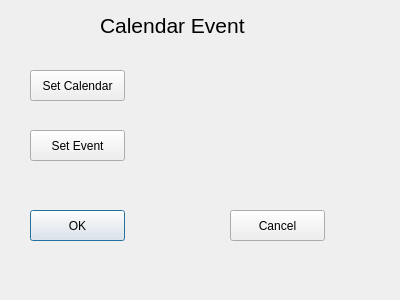
<?xml version="1.0" encoding="UTF-8"?>
<ui version="4.0">
 <class>plan</class>
 <widget class="QDialog" name="plan">
  <property name="geometry">
   <rect>
    <x>0</x>
    <y>0</y>
    <width>400</width>
    <height>300</height>
   </rect>
  </property>
  <property name="windowTitle">
   <string>Dialog</string>
  </property>
  <widget class="QLabel" name="label">
   <property name="geometry">
    <rect>
     <x>100</x>
     <y>10</y>
     <width>151</width>
     <height>31</height>
    </rect>
   </property>
   <property name="font">
    <font>
     <pointsize>16</pointsize>
    </font>
   </property>
   <property name="text">
    <string>Calendar Event</string>
   </property>
  </widget>
  <widget class="QPushButton" name="pushButton">
   <property name="geometry">
    <rect>
     <x>30</x>
     <y>210</y>
     <width>95</width>
     <height>31</height>
    </rect>
   </property>
   <property name="text">
    <string>OK</string>
   </property>
  </widget>
  <widget class="QPushButton" name="pushButton_2">
   <property name="geometry">
    <rect>
     <x>30</x>
     <y>70</y>
     <width>95</width>
     <height>31</height>
    </rect>
   </property>
   <property name="text">
    <string>Set Calendar</string>
   </property>
  </widget>
  <widget class="QPushButton" name="pushButton_3">
   <property name="geometry">
    <rect>
     <x>30</x>
     <y>130</y>
     <width>95</width>
     <height>31</height>
    </rect>
   </property>
   <property name="text">
    <string>Set Event</string>
   </property>
  </widget>
  <widget class="QPushButton" name="pushButton_4">
   <property name="geometry">
    <rect>
     <x>230</x>
     <y>210</y>
     <width>95</width>
     <height>31</height>
    </rect>
   </property>
   <property name="text">
    <string>Cancel</string>
   </property>
  </widget>
 </widget>
 <resources/>
 <connections/>
</ui>
